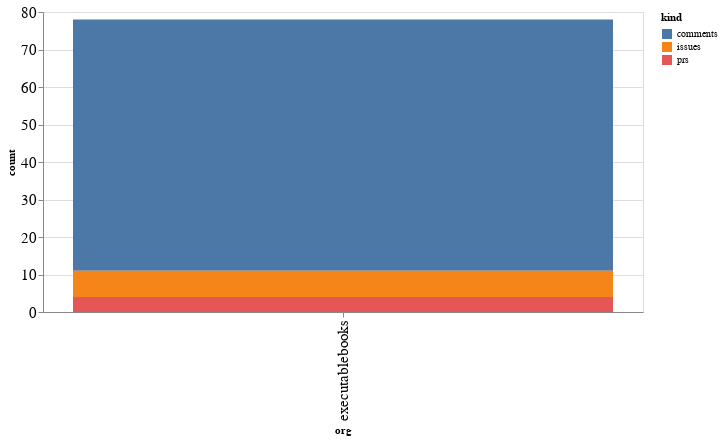

Write notebook code for a chart like this one.
### Code cell
alt.Chart(org_summaries, width=600).mark_bar().encode(
    x='org',
    y='count',
    color='kind',
    tooltip="org"
)

### Figure 1 — Vega-Lite specification as saved in the notebook (floating-point values rounded to 4 significant figures)
{"config": {"axisLeft": {"labelFontSize": 15}, "axisBottom": {"labelFontSize": 15}}, "data": {"name": "data-1490412fa6f43ebf7575bc3a557b6b9a"}, "mark": "bar", "encoding": {"color": {"field": "kind", "type": "nominal"}, "tooltip": {"field": "org", "type": "nominal"}, "x": {"field": "org", "type": "nominal"}, "y": {"field": "count", "type": "quantitative"}}, "width": 600, "$schema": "https://vega.github.io/schema/vega-lite/v4.17.0.json", "datasets": {"data-1490412fa6f43ebf7575bc3a557b6b9a": [{"org": "executablebooks", "kind": "comments", "count": 67}, {"org": "executablebooks", "kind": "issues", "count": 7}, {"org": "executablebooks", "kind": "prs", "count": 4}]}}
